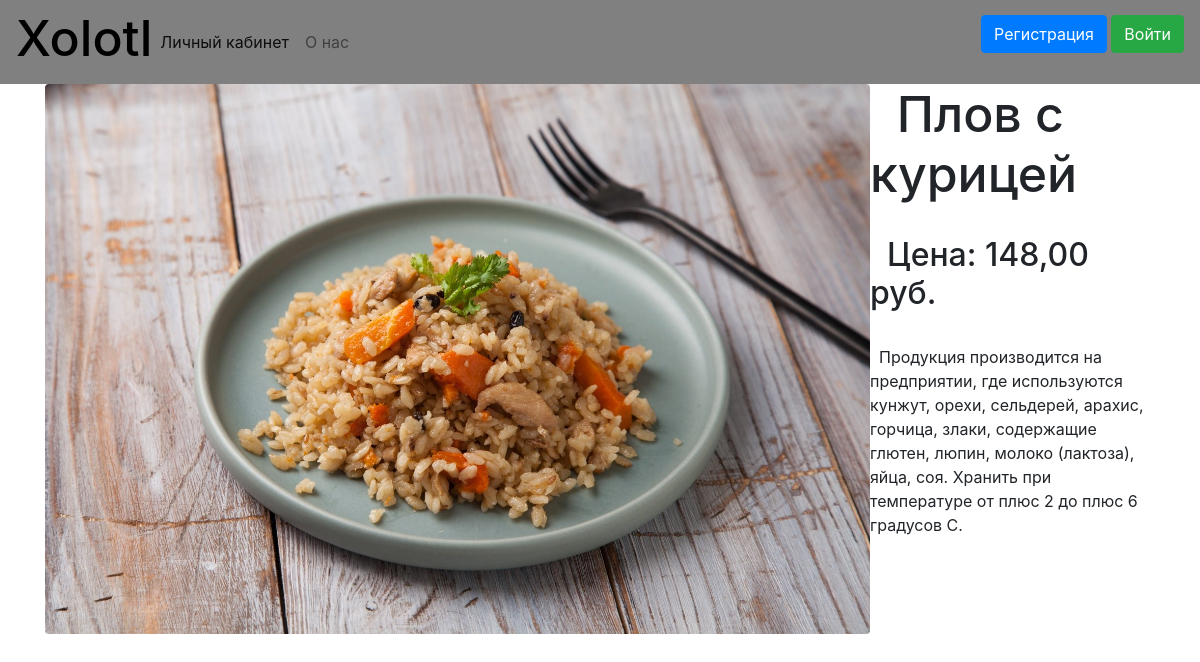
Page /tovar/1 on the committed database.
### data/products.py (models this page shows)
class Products(SqlAlchemyBase):
    __tablename__ = 'products'
    id = sqlalchemy.Column(sqlalchemy.Integer,
                           primary_key=True, autoincrement=True)
    title = sqlalchemy.Column(sqlalchemy.String, nullable=True)
    content = sqlalchemy.Column(sqlalchemy.String, nullable=True)
    created_date = sqlalchemy.Column(sqlalchemy.DateTime,
                                     default=datetime.datetime.now)
    picture = sqlalchemy.Column(sqlalchemy.String, nullable=True)
    price = sqlalchemy.Column(sqlalchemy.String, nullable=True)
    user_id = sqlalchemy.Column(sqlalchemy.Integer,
                                sqlalchemy.ForeignKey("users.id"))
    korz_id = sqlalchemy.Column(sqlalchemy.Integer, default=-1)
    user = orm.relation('User')

### main.py (the view)
@app.route('/tovar/<int:id>', methods=['GET', 'POST'])
def tovar(id):
    db_sess = db_session.create_session()
    prods = db_sess.query(Products).filter(Products.id == id).first()
    return render_template('tovar.html', prod=prods, title=prods.title)

### data/db_session.py (called while the page is built)
def create_session() -> Session:
    global __factory
    return __factory()

### templates/tovar.html (shortened to what this page needs)
{% extends "base.html" %}
{% block content %}
<img src="/static/img/{{prod.picture}}" class="rounded float-left" alt="..." height="550px">
<h1>  {{prod.title}}</h1>
<br>
<h2>  Цена: {{prod.price}} руб.</h2>
<br>
<a>  {{prod.content}}</a>
<br>
<br>
{% endblock %}

### templates/tovar.html (style rules this page uses)
h1 { font-size: 50px }

### rows in the picture
Products: picture (picture), title "Плов с курицей", price "148,00", content "Продукция производится на предприятии, где используются кунжут, орехи, сельдерей, арахис, горчица, злаки, содержащие глютен, люпин, молоко (лактоза), яйца, соя. Хранить при температуре от плюс 2 до плюс 6 градусов С."
